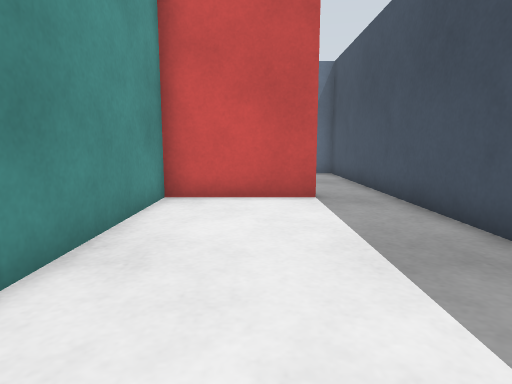
view 1 (above)

21 first-person views from a walk through a Gazebo world. The camera is 0.65 m above the floor, tilts 8° down and sees 75° across. The floor is counted in squares, 0.5 m on a side. Each view is taken from the middle of a square. On the plan, view 1 faces up. The plan holds only what a view shows up to about 14 squares ahead; the rest is blank. The place goes on beyond the plan.

view 2
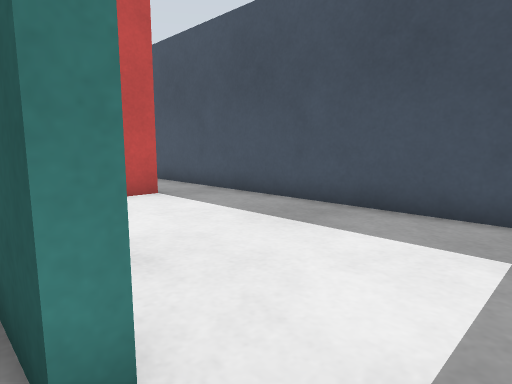

view 3
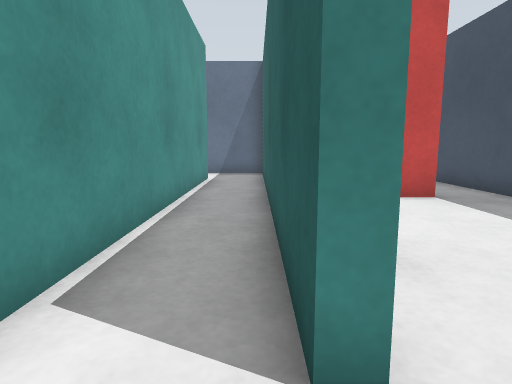

view 4
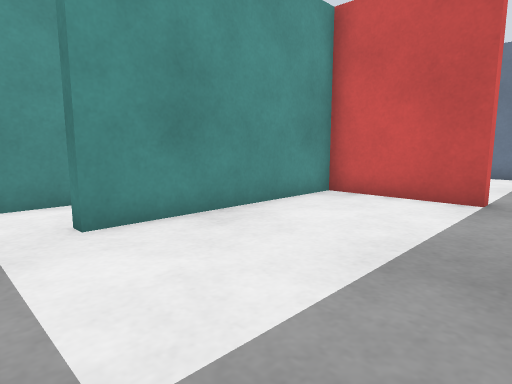

view 5
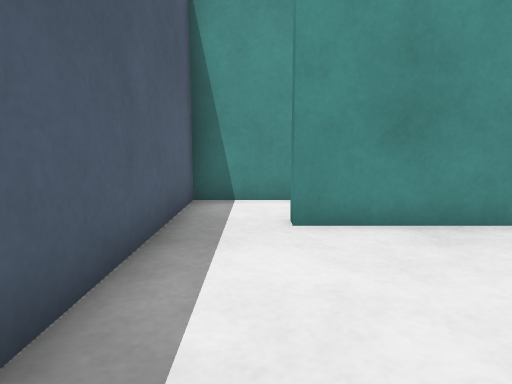

view 6
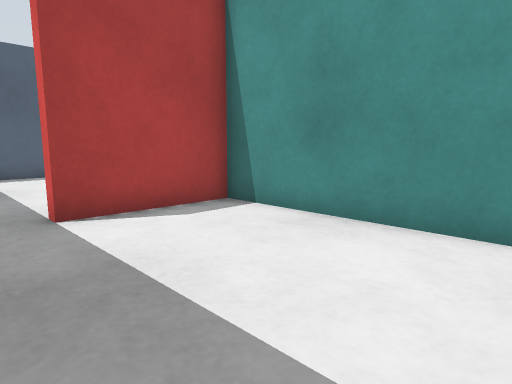

view 7
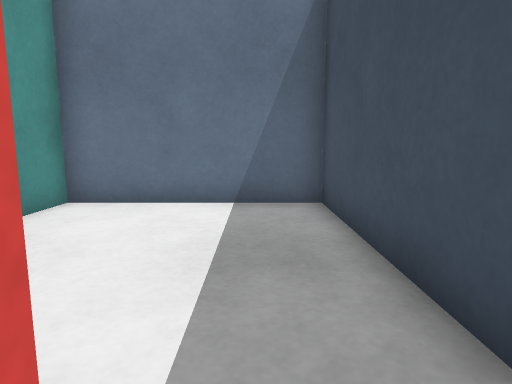

view 8
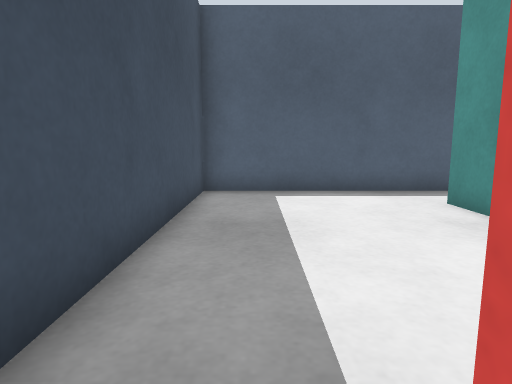

view 9
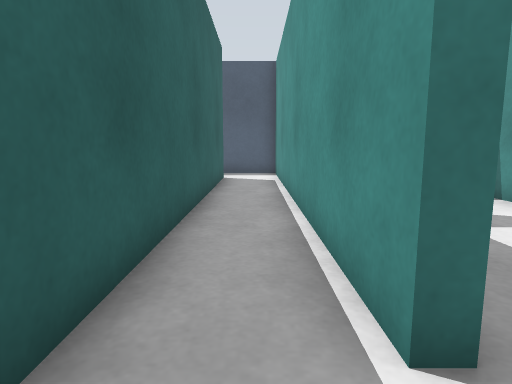

view 10
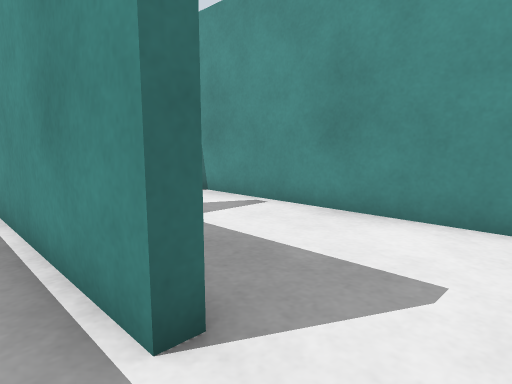

view 11
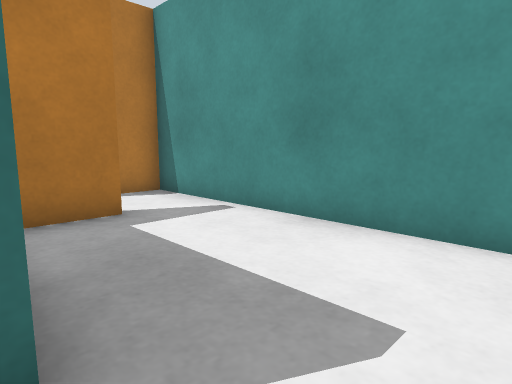

view 12
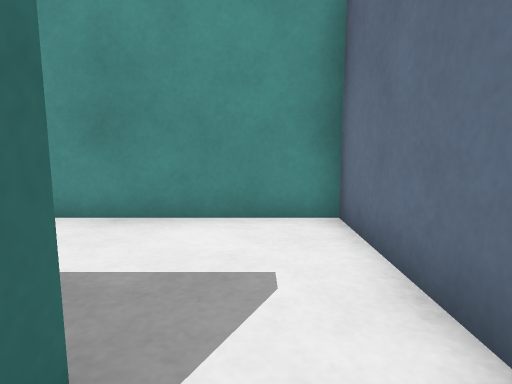

view 13
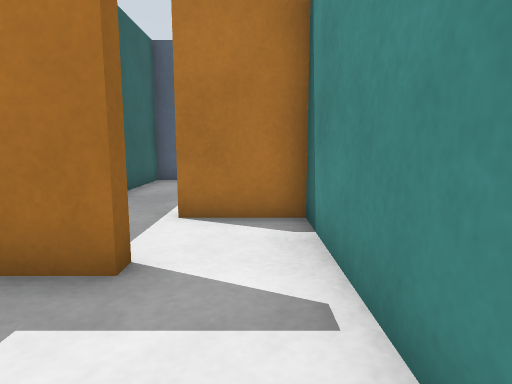

view 14
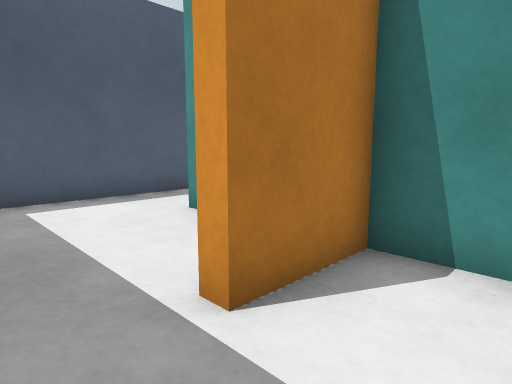

view 15
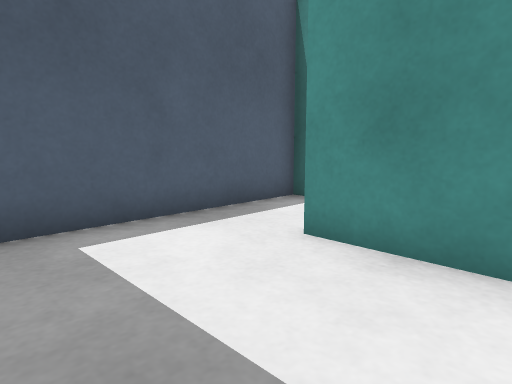

view 16
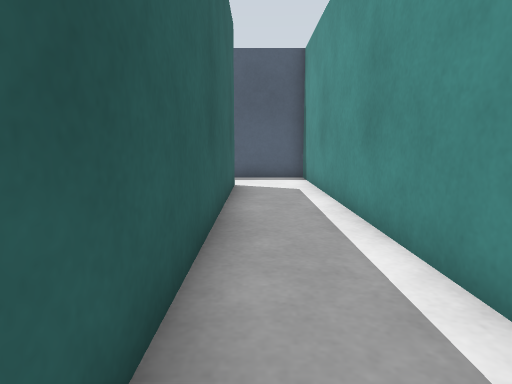

view 17
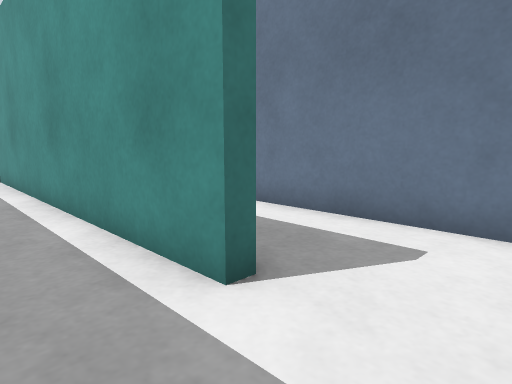

view 18
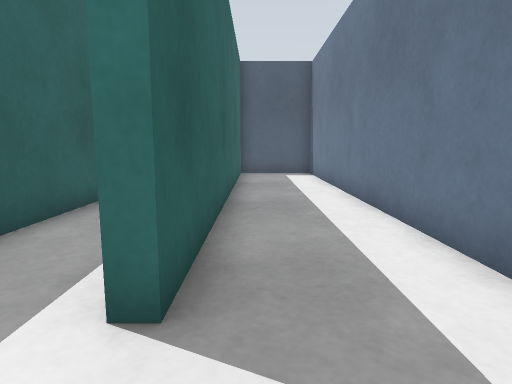

view 19
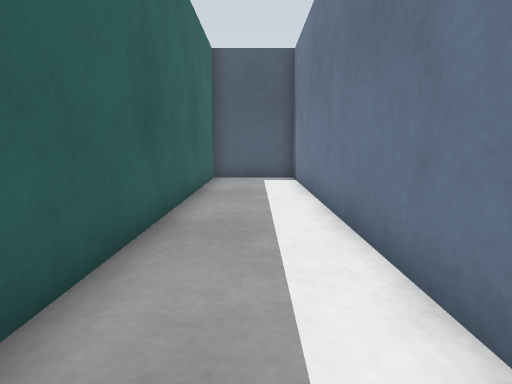

view 20
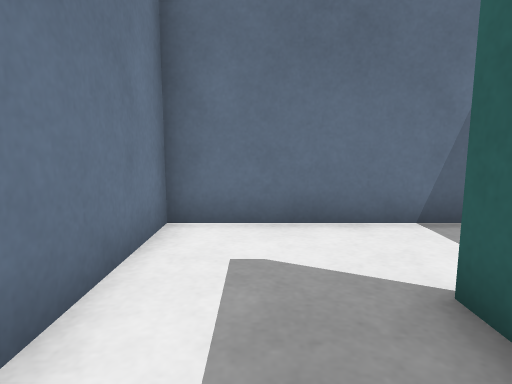

view 21
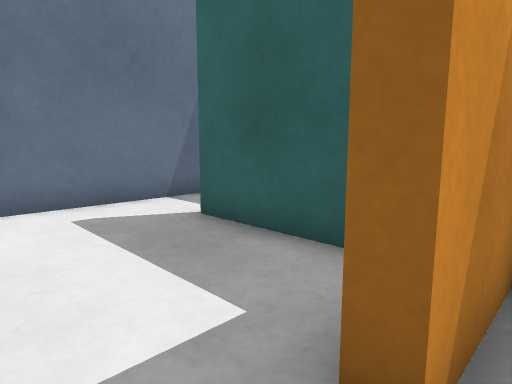

### Floor plan
Points are (right, up) in squares from view 1. A wall is a line through its corners. A room is listed if a view was taken in it or the views show most of it. See-through windows are left out.
Room 1 (views 1, 4, 5, 6, 7, 8)
walls: (-2.4, -0.5) (3.5, -0.5) (3.5, 15.5) (-2.3, 15.5) (-2.3, 1.6)
ways out: opening at (-3, 0.5) to room 2
objects: gate (-1, 9) to (1, 9)
Room 2 (views 2, 3, 9, 10, 11, 12)
walls: (-5.3, 13.2) (-4.9, 13.2) (-4.9, -0.5) (-2.4, -0.5); (-2.3, 1.6) (-2.7, 1.6) (-2.7, 14.4); (-3.6, 15.5) (-5.5, 15.5)
ways out: opening at (-3, 0.5) to room 1; opening at (-5, 14.5) to room 3
Room 3 (view 13)
walls: (-5.3, 10) (-5.3, 13.2); (-7.6, 8.4) (-7.6, 8.8) (-6, 8.8); (-5.5, 15.5) (-9.9, 15.5) (-9.9, 8.6)
ways out: opening at (-5, 14.5) to room 2; opening at (-8.5, 9) to room 4
Room 4 (views 14, 21)
walls: (-5.4, 8.4) (-7.6, 8.4); (-9.9, 8.6) (-9.9, 6.1) (-7.6, 6.1) (-7.6, 5.6)
ways out: opening at (-8.5, 9) to room 3; opening at (-6.5, 6) to room 5
Room 5 (view 15)
walls: (-9.9, 4.6) (-9.9, 2); (-9.5, -0.5) (-5.3, -0.5) (-5.3, 2.5)
ways out: opening at (-6.5, 6) to room 4; opening at (-10, 1) to room 6
Room 6 (views 16, 17)
walls: (-13.3, 12.7) (-12.9, 12.7) (-12.9, -0.5) (-9.5, -0.5); (-10.3, 2.1) (-10.3, 12.2); (-11.5, 15.5) (-13.5, 15.5)
ways out: opening at (-10, 1) to room 5; opening at (-13, 14) to room 7
Room 7 (views 18, 19, 20)
walls: (-13.5, 15.5) (-16.5, 15.5) (-16.5, -0.5) (-13.3, -0.5) (-13.3, 12.7)
ways out: opening at (-13, 14) to room 6

Positions as (right, up) in squares from view 1, and headings:
1: (0, 0), facing up
2: (-3, 0), facing up-right
3: (-3, 0), facing up
4: (3, 0), facing up-left
5: (3, 1), facing left
6: (3, 15), facing down-left
7: (2, 8), facing up
8: (2, 9), facing down
9: (-4, 15), facing down
10: (-4, 15), facing down-left
11: (-5, 15), facing down-left
12: (-4, 14), facing left
13: (-9, 12), facing down
14: (-6, 8), facing down-left
15: (-6, 5), facing down-left
16: (-11, 13), facing down
17: (-11, 15), facing down-left
18: (-14, 15), facing down
19: (-15, 13), facing down
20: (-15, 10), facing up
21: (-9, 8), facing up-right
